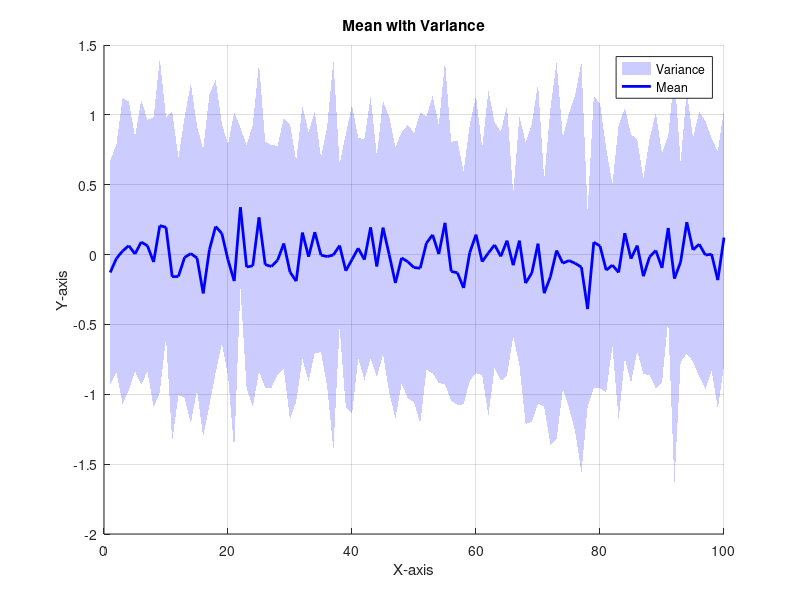

The MATLAB source for this figure:
% Example data
x = 1:100;                     % X-axis values
data = randn(50, 100);         % 50 samples, 100 points each (e.g., 50 subjects, 100 time points)
meanData = mean(data, 1);      % Mean across the 50 samples
varData = var(data, 1);        % Variance across the 50 samples

% Compute the upper and lower bounds for the shaded region
upperBound = meanData + varData;
lowerBound = meanData - varData;

% Plot the mean with a shaded variance region
figure;
hold on;

% Shaded area for variance
fill([x fliplr(x)], [upperBound fliplr(lowerBound)], 'b', 'FaceAlpha', 0.2, 'EdgeColor', 'none');

% Plot the mean line
plot(x, meanData, 'b', 'LineWidth', 2);

% Formatting
xlabel('X-axis');
ylabel('Y-axis');
title('Mean with Variance');
legend('Variance', 'Mean');
grid on;
hold off;
